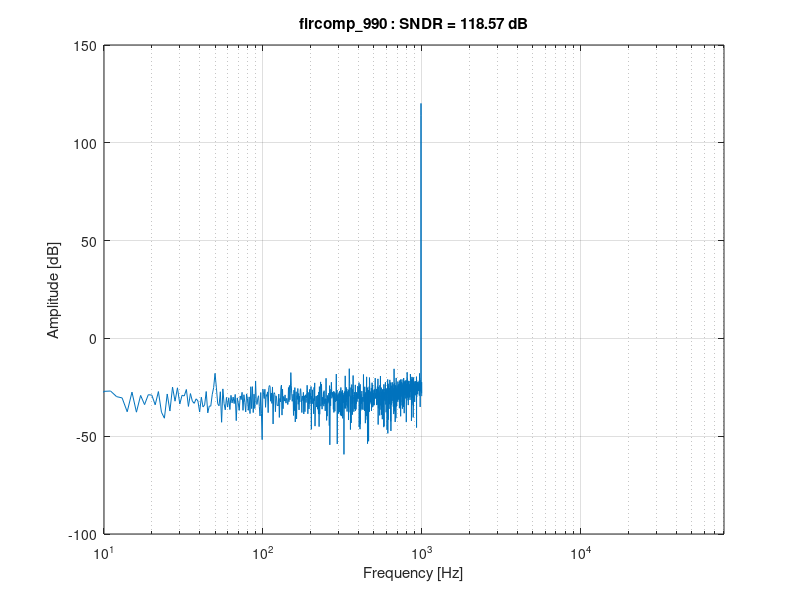

This chart was generated by the following MATLAB code:
%close all;
v1 =  load("fircomp_990.txt"); %add file here
v1=v1-0.5; % Remove the DC component from digital signal.

NFFTv = 2000; %last this many samples will be used to plot fft
OSR = 2048;
Fs = 2e3; %sampling frequency
len = length(v1);
v1 = v1(len-NFFTv+1:end); % Take last NFFTv samples of v1
L = length(v1);
FS = 1;
fv = Fs / 2 * linspace(0, 1, NFFTv / 2 + 1); % Frequency vector (Hz)


%no changes required below this line

% Compute PSD & plot
% Use this for no LEAKAGE :)

wind = 0.5 - 0.5*cos(2*pi*(0:L-1)'/L);   % = hann(L,'periodic') (no toolbox needed)
fft_outv = fft(v1 .* wind, NFFTv);
% Ptot = (abs(fft_outv)).^2; % Power spectrum of the signal

% Normalise the peak of signal

Ptot = (abs(fft_outv)/(FS * sum(wind) * 1/4)).^2; % Power spectrum of the signal
fft_onesided = abs(Ptot(1:NFFTv/2+1));
figure('Name','fircomp_990');
semilogx(fv, 10*log10(fft_onesided)); 
xlim([10, 80e3])
xlabel('Frequency [Hz]');
ylabel('Amplitude [dB]');
grid on;

% SNDR calculation
% Select appropriate signal bin for SNDR calculation
fin = 990;
k = round(fin * NFFTv / Fs) + 1;
sigbin = k-1:k+1;
% For signal power, integrate over input signal BW
sigpow = sum(fft_onesided(sigbin));
% For noise Power, integrate till nyquist frequency and subtract signal
% power.
% npow = sum(fft_onesided(3:end)) - sigpow;
npow = sum(fft_onesided(3:round(end))) - sigpow;

sndr = 10*log10(sigpow./npow); % Compute SNDR
title(sprintf('fircomp_990 : SNDR = %.2f dB', sndr), 'Interpreter','none');
fprintf('fircomp_990  (fin = 990 Hz)  ->  SNDR = %.2f dB\n', sndr);
